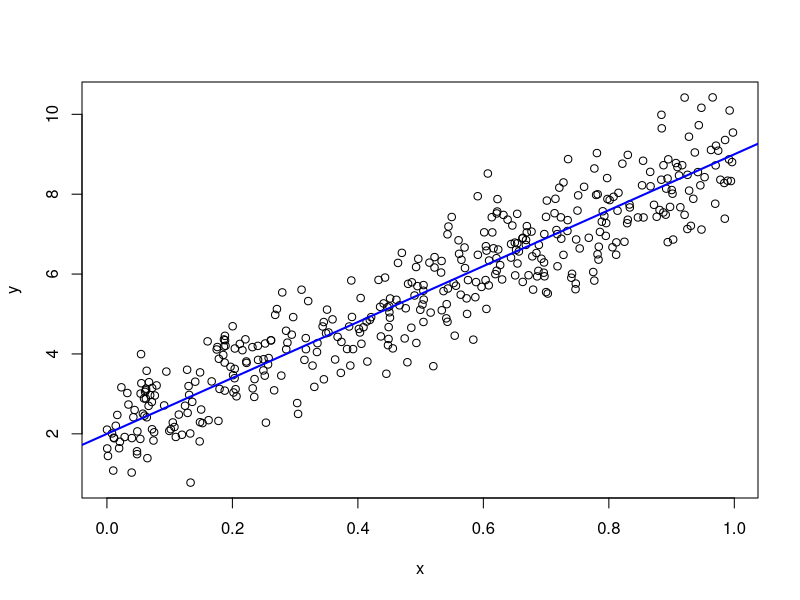

Write the R code that produced this figure.
## This was written by Jenny!
## our first stand-alone script
## can be source'd
## or could be run from command line
## in Rstudio, we experimented with the various buttons
## and keyboard shortcuts RStudio's provides for sending
## code to the R console

a <- 2
b <- 7
sigSq <- 0.5
n <- 400

x <- runif(n)
y <- a + b * x +
  rnorm(n, sd = sqrt(sigSq))
(avgX <- mean(x))

write(avgX, "avgX.txt")

pdf("toy-line.pdf")
plot(x, y)
abline(a, b, col = "blue", lwd = 2)
dev.off()
